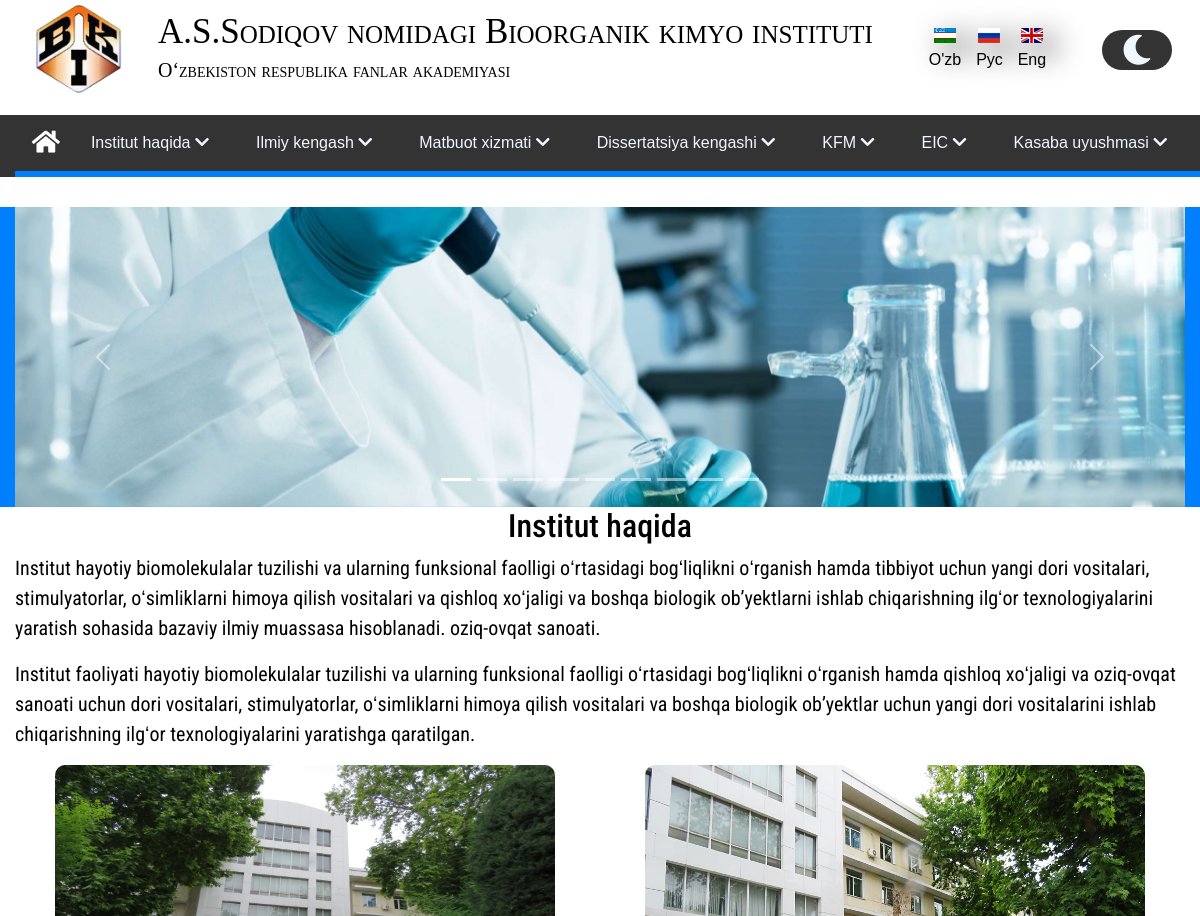
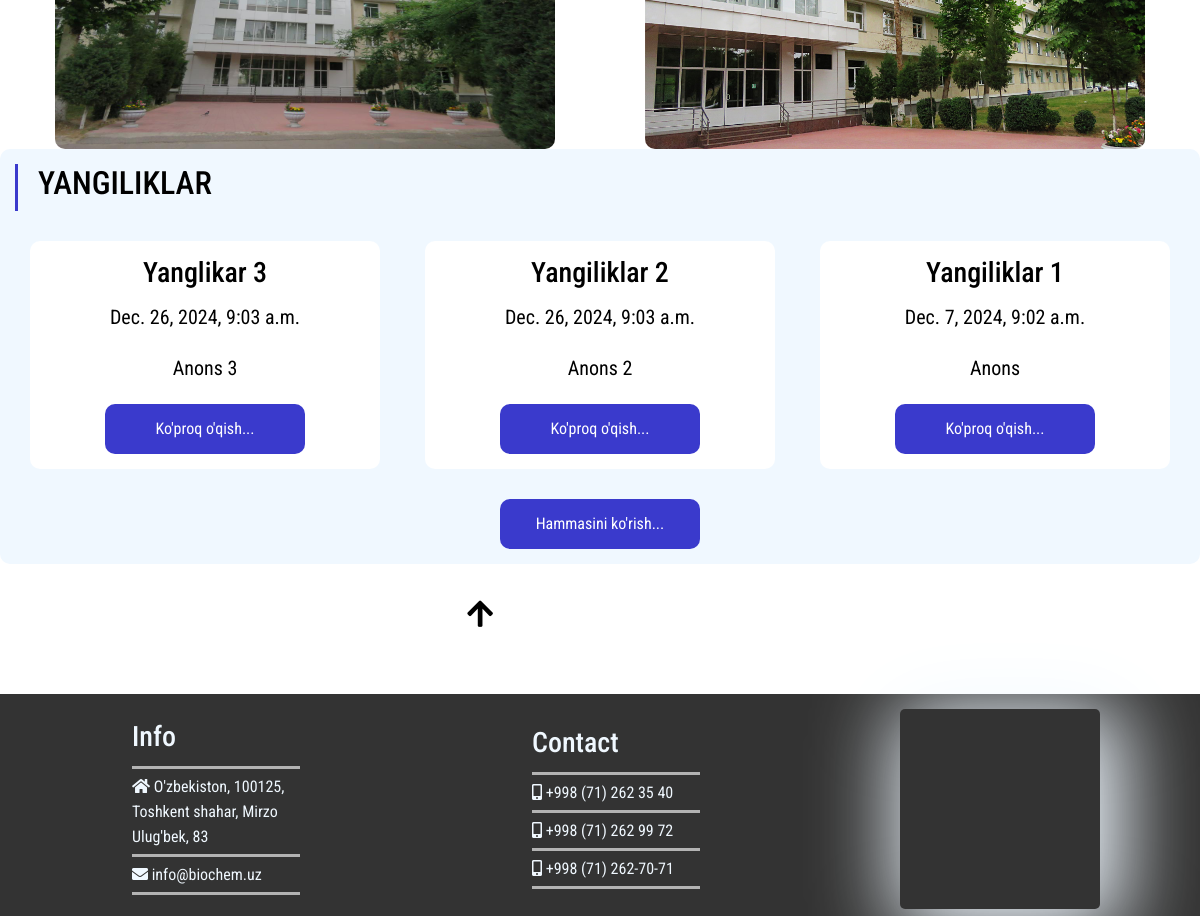
The page / on the database its author committed (2 pictures, top to bottom).
### news/models.py (models this page shows, shortened)
class ArticlesModelUZ(models.Model): # UZ
    title = models.CharField('Ism', max_length = 50, default = '')
    anons = models.CharField("E'lon", max_length = 250, default = '')
    full_text = models.TextField('Maqola')
    data = models.DateTimeField('Nashr qilingan sana')
    class Meta:
        verbose_name = 'Yangiliklar'
        verbose_name_plural = 'Yangiliklar'

### frontend/views.py (the view)
# urls.py: path('', views.index, name = 'home'),
def index(request):
    news = ArticlesModelUZ.objects.order_by('-data')[:4]
    language = {
        "O'zb": "/",
        "Рус": "/ru",
        "Eng": "/en"
    }
    return render(request, "uz/indexUZ.html", {"news": news, "language": language})

### frontend/templates/uz/indexUZ.html (shortened to what this page needs)
{% extends 'uz/layoutUZ.html' %}
{% load static %}
{% block style %}
    <link rel="stylesheet" href="{% static 'layout/css/index.css' %}">
{% endblock %}
{% block content %}
    <header class="header">
        <div class="header__info conteiner">
            <div id="carouselExampleCaptions" class="carousel slide" data-bs-ride="carousel">
                <div class="carousel-inner">
                    <div class="carousel-item active" id="carousel-item_id">
                    </div>
                </div>
                <div class="carousel-indicators">
                    <button type="button" data-bs-target="#carouselExampleCaptions" data-bs-slide-to="0" class="active"
                        aria-current="true" aria-label="Slide 1"></button>
                    <button type="button" data-bs-target="#carouselExampleCaptions" data-bs-slide-to="1"
                        aria-label="Slide 2"></button>
                    <button type="button" data-bs-target="#carouselExampleCaptions" data-bs-slide-to="2"
                        aria-label="Slide 3"></button>
                    <button type="button" data-bs-target="#carouselExampleCaptions" data-bs-slide-to="3"
                        aria-label="Slide 4"></button>
                    <button type="button" data-bs-target="#carouselExampleCaptions" data-bs-slide-to="4"
                        aria-label="Slide 5"></button>
                    <button type="button" data-bs-target="#carouselExampleCaptions" data-bs-slide-to="5"
                        aria-label="Slide 6"></button>
                    <button type="button" data-bs-target="#carouselExampleCaptions" data-bs-slide-to="6"
                        aria-label="Slide 7"></button>
                    <button type="button" data-bs-target="#carouselExampleCaptions" data-bs-slide-to="7"
                        aria-label="Slide 8"></button>
                    <button type="button" data-bs-target="#carouselExampleCaptions" data-bs-slide-to="8"
                        aria-label="Slide 9"></button>
                </div>
                <button class="carousel-control-prev" type="button" data-bs-target="#carouselExampleCaptions"
                    data-bs-slide="prev">
                    <span class="carousel-control-prev-icon" aria-hidden="true"></span>
                </button>
                <button class="carousel-control-next" type="button" data-bs-target="#carouselExampleCaptions"
                    data-bs-slide="next">
                    <span class="carousel-control-next-icon" aria-hidden="true"></span>
                </button>
            </div>
        </div>
    </header>
    <main id="main">
        <section class="About">
            <div class="About_info conteiner">
                <h2 class="About_Title">
                    Institut haqida
                </h2>
                <p class="About_Text">
                    Institut hayotiy biomolekulalar tuzilishi va ularning funksional
                    faolligi oʻrtasidagi bogʻliqlikni oʻrganish hamda tibbiyot uchun
                    yangi dori vositalari, stimulyatorlar, oʻsimliklarni himoya qilish
                    vositalari va qishloq xoʻjaligi va boshqa biologik obʼyektlarni ishlab
                    chiqarishning ilgʻor texnologiyalarini yaratish sohasida bazaviy ilmiy
                    muassasa hisoblanadi. oziq-ovqat sanoati.
                </p>
                <p class="About_Text">
                    Institut faoliyati hayotiy biomolekulalar tuzilishi va
                    ularning funksional faolligi oʻrtasidagi bogʻliqlikni
                    oʻrganish hamda qishloq xoʻjaligi va oziq-ovqat sanoati
                    uchun dori vositalari, stimulyatorlar, oʻsimliklarni
                    himoya qilish vositalari va boshqa biologik obʼyektlar
                    uchun yangi dori vositalarini ishlab chiqarishning ilgʻor
                    texnologiyalarini yaratishga qaratilgan.
                </p>
                <div class = "About_info_img">
                    <img class = "About_info_img_id" src="{% static 'layout/images/main/fasad.jpg' %}" alt="">
                    <img class = "About_info_img_id" src="{% static 'layout/images/main/perspect.jpg' %}" alt="" >
                </div>
            </div>
        </section>
        <section class="Novosti">
            <div class="Novosti_Title conteiner">
                <h2>
                    YANGILIKLAR
                </h2>
            </div>
            {% block info %}
                <div class="Novosti_info conteiner">
                    {% if news %}
                        {% for el in news %}
                                <div class = "Novosti_info_div">
                                    <h3>{{ el.title }}</h3>
                                    <p>{{ el.data }}</p>
                                    <p>{{ el.anons }}</p>
                                    <a href = "{% url 'news-detail' el.id %}" class = "Novosti_info_div_btn">Ko'proq o'qish...</a>
                                </div>
                        {% endfor %}
                    {% else %}
                        <p>Saytda hech qanday yangilik yo'q</p>
                    {% endif %}
                </div>
                <a href = "{% url 'news_home' %}" class = "Novosti_info_div_btn">Hammasini ko'rish...</a>
            {% endblock %}
        </section>
        <section class="Admin_GUI conteiner">
            <label id="Form_label" for="Form_btn">
                <i class="fas fa-arrow-up"></i>
            </label>
        </section>
    </main>
{% endblock %}

### frontend/templates/uz/layoutUZ.html (shortened to what this page needs)
<!DOCTYPE html>
{% load static %}
<html lang="uz">
<head>
    <link rel="stylesheet" href="{% static 'lib/bootstrap/bootstrap.css' %}">
    <link rel="stylesheet" href="{% static 'lib/fonts/all.min.css' %}">
    <link rel="stylesheet" href="{% static 'layout/css/style.css' %}">
    <link rel="stylesheet" href="{% static 'layout/css/media.css' %}">
    {% block style %}
    {% endblock %}
</head>
<body>
    <nav class="nav__bar">
        <section class="conteiner" id="Logo_nav">
            <div class="logo">
                <a href="#!">
                    <img src="{% static 'layout/images/header/logo.png' %}" alt="">
                </a>
                <h3 class="Title_nav">
                    A.S.Sodiqov nomidagi Bioorganik kimyo instituti
                    <span>O‘zbekiston respublika fanlar akademiyasi</span>
                </h3>
            </div>
            <div class="Contact_nav">
                <div class="Langlich_nav">
                    {% block language %}
                        {% for k, v in language.items %}
                            {% if k == "O'zb" %}
                                <a class="Langlich_link" href="{{ v }}"><img src="{% static "layout/images/header/uz.png" %}" alt="O'zbekcha">
                                    <span>{{ k }}</span></a>
                            {% elif k == "Рус" %}
                                <a class="Langlich_link" href="{{ v }}"><img src="{% static 'layout/images/header/ru.png' %}" alt="O'zbekcha">
                                    <span>{{ k }}</span></a>
                            {% else %}
                                <a class="Langlich_link" href="{{ v }}"><img src="{% static 'layout/images/header/en.png' %}" alt="O'zbekcha">
                                    <span>{{ k }}</span></a>
                            {% endif %}
                        {% endfor %}
                    {% endblock language %}
                </div>
            </div>
            <div class = "Thema_HTML">
                <div class="Thema_HTML_div">
                    <label id = "Thema_HTML_div_label" for="Thema_HTML_Input">
                    </label>
                </div>
            </div>
        </section>
        <section id="Title_menu_nav">
            <menu class="conteiner" id="menu">
                <a class = "Home_icon" href = "{% url 'home' %}"><i class = "fas fa-home"></i></a>
                <div class="dropdown">
                    <button class="dropbtn">Institut haqida <i class="fas fa-chevron-down dropdown_icon"></i></button>
                </div>
                <div class="dropdown">
                    <button class="dropbtn">Ilmiy kengash <i class="fas fa-chevron-down dropdown_icon"></i></button>
                </div>
                <div class="dropdown">
                    <button class="dropbtn">Matbuot xizmati <i class="fas fa-chevron-down dropdown_icon"></i></button>
                </div>
                <div class="dropdown">
                    <button class="dropbtn">Dissertatsiya kengashi <i class="fas fa-chevron-down dropdown_icon"></i></button>
                </div>
                <div class="dropdown">
                    <button class="dropbtn">KFM <i class="fas fa-chevron-down dropdown_icon"></i></button>
                </div>
                <div class="dropdown">
                    <button class="dropbtn">EIC <i class="fas fa-chevron-down dropdown_icon"></i></button>
                </div>
                <div class="dropdown">
                    <button class="dropbtn">Kasaba uyushmasi <i class="fas fa-chevron-down dropdown_icon"></i></button>
                </div>
            </menu>
        </section>
    </nav>
    <div class = "MAIN" style = "">
        {% block content %}
        {% endblock content %}
    </div>
    <footer class="footer">
        <div class="footer_info conteiner">
            <ul class="footer_info_list">
                <li>
                    <h3>Info</h3>
                </li>
                <li><i class="fas fa-home"></i>
                    O'zbekiston, 100125,
                    Toshkent shahar, Mirzo
                    Ulug'bek, 83
                </li>
                <li><i class="fas fa-envelope"></i> info@biochem.uz</li>
            </ul>
            <div class="footer_info_contart">
                <ul>
                    <li>
                        <h3>Contact</h3>
                    </li>
                    <li><i class="fas fa-mobile-alt"></i> +998 (71) 262 35 40</li>
                    <li><i class="fas fa-mobile-alt"></i> +998 (71) 262 99 72</li>
                    <li><i class="fas fa-mobile-alt"></i> +998 (71) 262-70-71</li>
                </ul>
            </div>
            <div class="footer_info_Map">
                <iframe
                    src="https://www.google.com/maps/embed?pb=!1m14!1m8!1m3!1d5991.0742257979755!2d69.34224262932024!3d41.340677860706165!3m2!1i1024!2i768!4f13.1!3m3!1m2!1s0x38aef52457a31bd9%3A0x6c09c925639a12e7!2z0JjQvdGB0YLQuNGC0YPRgiDQsdC40L7QvtGA0LPQsNC90LjRh9C10YHQutC-0Lkg0YXQuNC80LjQuCDQuNC80LXQvdC4INCw0LrQsNC00LXQvNC40LrQsCDQodC-0LTQuNC60L7QstCwINCeLtChLg!5e0!3m2!1sru!2s!4v1688042205604!5m2!1sru!2s"
                    style="border:0;" allowfullscreen="" loading="lazy"
></iframe>
            </div>
        </div>
    </footer>
</body>
</html>

### frontend/static/layout/css/style.css (style rules this page uses)
* { margin: 0; padding: 0; box-sizing: border-box; text-decoration: none; list-style-type: none; }
body { --BGHtml: white; --ColorText: #000; --FamalyTitle: 'Franklin Gothic Medium', 'Arial Narrow', Arial, sans-serif; --FamalyText: 'Roboto Condensed', sans-serif; --ActiveColor: rgb(58, 58, 204); --NotActiveColor: #333; --BG_itme: aliceblue; --BG_menu: #333; --Active_menu_color: aliceblue; --BtnNewsColor: rgb(58, 58, 204); --Active_color2:#007FFF; --FontFamaly2: 'Cabin', sans-serif; }
body { background-color: var(--BGHtml) !important; cursor: default; color: var(--ColorText) !important; font-family: var(--FamalyText) !important; display: flex; flex-direction: column; justify-content: space-between; gap: 30px; min-height: 1350px; }
p { font-size: 20px; }
.conteiner { max-width: 1580px !important; width: 100% !important; margin: 0 auto; padding: 0 15px; }
.nav__bar { width: 100%; height: auto; display: flex; flex-direction: column; align-items: center; gap: 30px; margin-top: 15px; }
#Logo_nav { width: 100%; height: 70px; display: flex; flex-direction: row; justify-content: space-around; align-items: center; gap: 30px; }
.logo { width: auto; height: auto; transition: 0.5s; background-color: var(--BGHtml); display: flex; flex-direction: row; justify-content: center; align-items: center; gap: 30px; }
.logo a img { width: 100px; height: 100px; transition: 0.5s ease-in-out; }
.Title_nav { width: auto; height: auto; display: flex; flex-direction: column; gap: 5px; font-variant: small-caps !important; font-family: Georgia, Times, serif !important; font-size: 35px; }
.Title_nav span { font-size: 20px; }
.Contact_nav { display: flex; flex-direction: column; align-items: center; justify-content: center; gap: 10px; }
.Langlich_nav { width: auto; height: auto; display: flex; flex-direction: row; align-items: center; justify-content: center; gap: 15px; border-radius: 10px; }
.Langlich_link { width: auto; height: auto; display: flex; flex-direction: column; align-items: center; justify-content: center; gap: 5px; text-decoration: none; font-family: var(--FamalyText); transition: 0.5s; font-family: var(--FontFamaly2); }
.Contact_nav .Langlich_link span { color: var(--ColorText); }
.Langlich_link span { text-decoration: none; color: #333; }
.Langlich_link img { width: 22px; height: 15px; transition: 0.5s; box-shadow: 10px 10px 30px 0px rgba(0,0,0,0.75); -webkit-box-shadow: 10px 10px 30px 0px rgba(0,0,0,0.75); -moz-box-shadow: 10px 10px 30px 0px rgba(0,0,0,0.75); }
.Thema_HTML_div { background-color: var(--BG_menu); border-radius: 50px; width: 70px; height: 40px; color: aliceblue; display: flex; flex-direction: row; justify-content: center; align-items: center; gap: 20px; font-size: 30px; }
#Thema_HTML_div_label { transition: 0.5s color ease; font-size: 30px; color: var(--Active_menu_color); }
#Title_menu_nav { width: 100%; background-color: var(--BG_menu); min-height: 50px; display: flex; justify-content: flex-start; align-items: center; padding-left: 15px; }
#menu { max-width: 1300px !important; display: flex; flex-direction: row; justify-content: center; align-items: center; min-height: 50px; border-bottom: solid 6px var(--Active_color2); gap: 15px; }
.Home_icon { color: white; font-size: 25px; transition: 0.5s transform ease; }
.dropbtn { background: none; color: var(--Active_menu_color); padding: 16px; border: none; transition: 0.5s; font-family: var(--FontFamaly2); }
.dropdown, .dropdown2 { position: relative; display: inline-block; transition: 0.5s; z-index: 5; }
.dropdown_icon { transition: 0.5s; }
.footer { padding-top: 15px; background-color: var(--BG_menu); width: 100%; min-height: 100px; height: auto; }
.footer_info { width: 100%; height: auto; display: flex; flex-direction: row; justify-content: space-around; align-items: center; gap: 30px; }
.footer_info_list, .footer_info_contart { line-height: 25px; width: 200px; color: aliceblue; }
.footer_info_list li, .footer_info_contart li { border-bottom: solid 3px rgb(179, 179, 179); padding: 5px 0; }
.footer_info_Map iframe { width: 200px; height: 200px; border-radius: 5px; box-shadow: 10px 10px 84px 14px var(--BG_itme); -webkit-box-shadow: 10px 10px 84px 14px var(--BG_itme); -moz-box-shadow: 10px 10px 84px 14px var(--BG_itme); transition: 0.5s; }

### rows shown on the page
ArticlesModelUZ: title "Yanglikar 3", data "Dec. 26, 2024, 9:03 a.m.", anons "Anons 3"
ArticlesModelUZ: title "Yangiliklar 2", data "Dec. 26, 2024, 9:03 a.m.", anons "Anons 2"
ArticlesModelUZ: title "Yangiliklar 1", data "Dec. 7, 2024, 9:02 a.m.", anons "Anons"

### other values the page prints
{{ k }} "O'zb"
{{ k }} "Рус"
{{ k }} "Eng"
